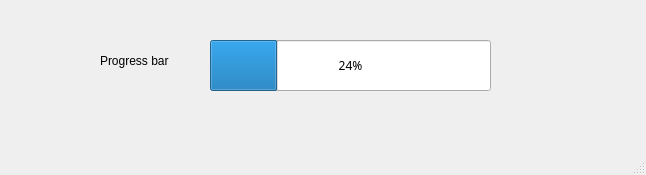
<?xml version="1.0" encoding="UTF-8"?>
<ui version="4.0">
 <class>MainWindow</class>
 <widget class="QMainWindow" name="MainWindow">
  <property name="geometry">
   <rect>
    <x>0</x>
    <y>0</y>
    <width>646</width>
    <height>175</height>
   </rect>
  </property>
  <property name="windowTitle">
   <string>MainWindow</string>
  </property>
  <widget class="QWidget" name="centralwidget">
   <widget class="QProgressBar" name="progressBar">
    <property name="geometry">
     <rect>
      <x>210</x>
      <y>40</y>
      <width>281</width>
      <height>51</height>
     </rect>
    </property>
    <property name="font">
     <font>
      <family>Ubuntu Condensed</family>
     </font>
    </property>
    <property name="cursor">
     <cursorShape>CrossCursor</cursorShape>
    </property>
    <property name="mouseTracking">
     <bool>false</bool>
    </property>
    <property name="styleSheet">
     <string notr="true"/>
    </property>
    <property name="value">
     <number>24</number>
    </property>
   </widget>
   <widget class="QLabel" name="label">
    <property name="geometry">
     <rect>
      <x>100</x>
      <y>40</y>
      <width>101</width>
      <height>41</height>
     </rect>
    </property>
    <property name="text">
     <string>Progress bar</string>
    </property>
   </widget>
  </widget>
  <widget class="QMenuBar" name="menubar">
   <property name="geometry">
    <rect>
     <x>0</x>
     <y>0</y>
     <width>646</width>
     <height>25</height>
    </rect>
   </property>
  </widget>
  <widget class="QStatusBar" name="statusbar"/>
 </widget>
 <resources/>
 <connections/>
</ui>
